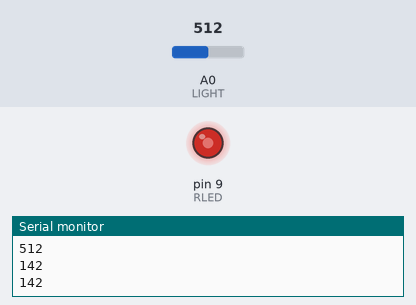
A sketch run on a simulated Arduino Uno, built with avr-gcc and run on an emulated ATmega328P. On the bench: output pins drawn as LEDs (lit = HIGH), the last lines printed to the serial monitor. The test bench sets the inputs (shaded band); at power-on: A0 (LIGHT) = 512.

Above: at 1.8 s.
1.9 s: A0 (LIGHT) set to 716
At 4.0 s:
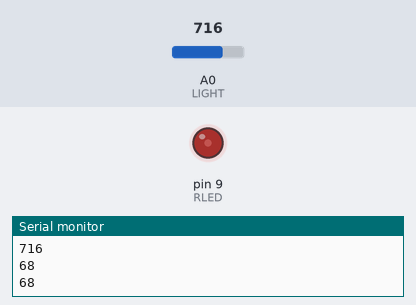
4.5 s: A0 (LIGHT) set to 306
At 6.4 s:
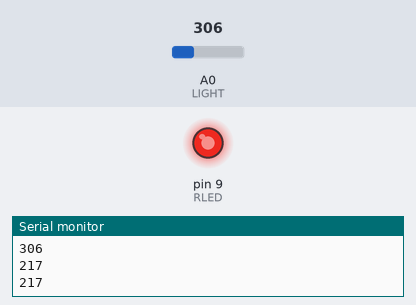
7.5 s: A0 (LIGHT) set to 511
At 9.9 s:
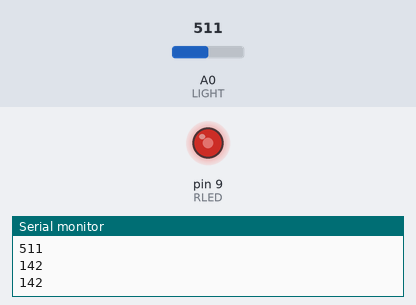
Timing chart, 0 to 11.4 s (numbered marks = the images above; inputs shaded):
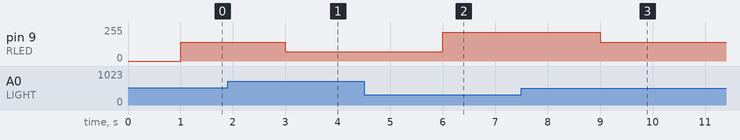

The sketch:

sketch_potentiometer.ino
```cpp
const int RLED=9;
const int LIGHT=0;
const int MIN_LIGHT=200;
const int MAX_LIGHT=900;
int val=0;

void setup() {
  // put your setup code here, to run once:
  Serial.begin(9600);
  pinMode(RLED, OUTPUT);
}

void loop() {
  // put your main code here, to run repeatedly:

  val = analogRead(LIGHT);
  Serial.println(val);
  val = map(val, MIN_LIGHT, MAX_LIGHT, 255, 0);
  Serial.println(val);
  val = constrain(val, 0, 255);
  Serial.println(val);
  Serial.println();
  delay(1000);
  analogWrite(RLED, val);

}
```

Measured:
- after the input at 1.9 s, pin 9 (RLED): 142/255 → 68/255 after 1.1 s
- after the input at 4.5 s, pin 9 (RLED): 68/255 → 217/255 after 1.5 s
- after the input at 7.5 s, pin 9 (RLED): 217/255 → 142/255 after 1.5 s
